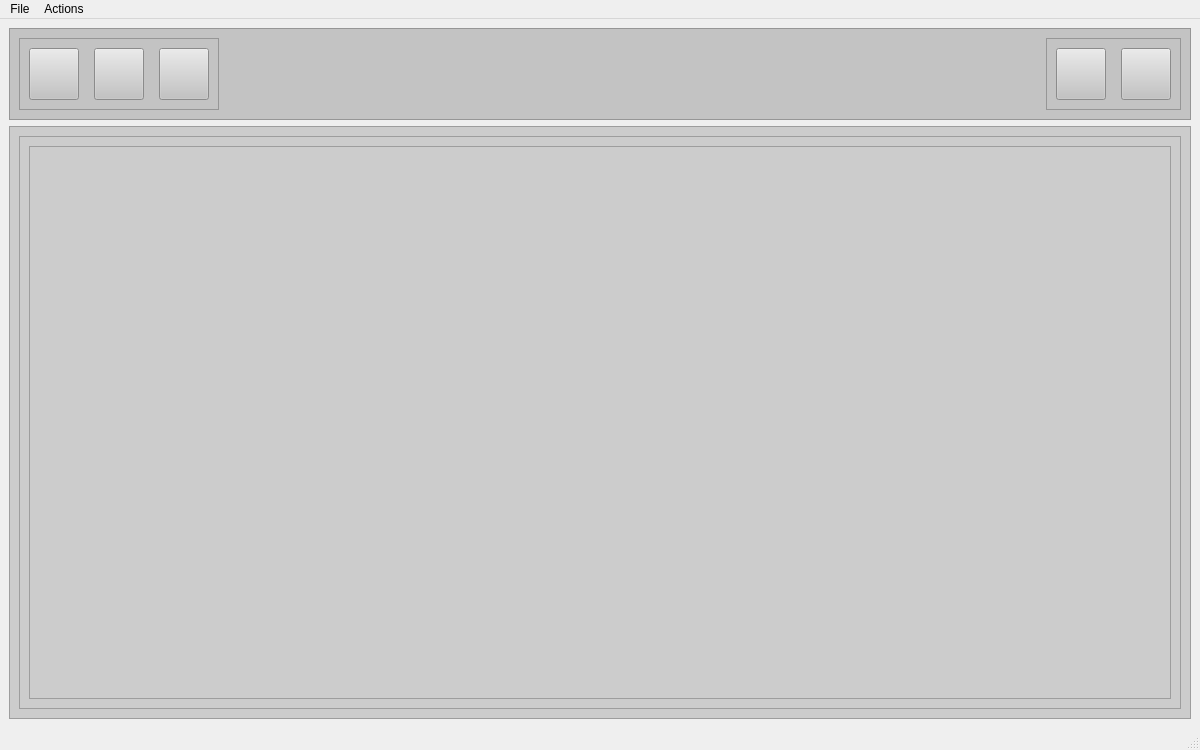
<?xml version="1.0" encoding="UTF-8"?>
<ui version="4.0">
 <class>MainWindow</class>
 <widget class="QMainWindow" name="MainWindow">
  <property name="geometry">
   <rect>
    <x>0</x>
    <y>0</y>
    <width>1200</width>
    <height>750</height>
   </rect>
  </property>
  <property name="windowTitle">
   <string>MainWindow</string>
  </property>
  <widget class="QWidget" name="centralwidget">
   <layout class="QVBoxLayout" name="verticalLayout_2">
    <item>
     <widget class="QFrame" name="tools">
      <property name="minimumSize">
       <size>
        <width>0</width>
        <height>92</height>
       </size>
      </property>
      <property name="maximumSize">
       <size>
        <width>16777215</width>
        <height>92</height>
       </size>
      </property>
      <property name="styleSheet">
       <string notr="true">background-color: rgb(195, 195, 195);</string>
      </property>
      <property name="frameShape">
       <enum>QFrame::StyledPanel</enum>
      </property>
      <property name="frameShadow">
       <enum>QFrame::Raised</enum>
      </property>
      <layout class="QHBoxLayout" name="horizontalLayout_2">
       <item>
        <widget class="QFrame" name="frame">
         <property name="minimumSize">
          <size>
           <width>0</width>
           <height>0</height>
          </size>
         </property>
         <property name="maximumSize">
          <size>
           <width>200</width>
           <height>16777215</height>
          </size>
         </property>
         <property name="frameShape">
          <enum>QFrame::StyledPanel</enum>
         </property>
         <property name="frameShadow">
          <enum>QFrame::Raised</enum>
         </property>
         <layout class="QHBoxLayout" name="horizontalLayout_3">
          <item>
           <widget class="QPushButton" name="open_btn">
            <property name="minimumSize">
             <size>
              <width>50</width>
              <height>50</height>
             </size>
            </property>
            <property name="maximumSize">
             <size>
              <width>60</width>
              <height>60</height>
             </size>
            </property>
            <property name="text">
             <string/>
            </property>
            <property name="icon">
             <iconset resource="resource/icons.qrc">
              <normaloff>:/icons/icons8-open-file-50.png</normaloff>:/icons/icons8-open-file-50.png</iconset>
            </property>
           </widget>
          </item>
          <item>
           <spacer name="horizontalSpacer_2">
            <property name="orientation">
             <enum>Qt::Horizontal</enum>
            </property>
            <property name="sizeHint" stdset="0">
             <size>
              <width>0</width>
              <height>20</height>
             </size>
            </property>
           </spacer>
          </item>
          <item>
           <widget class="QPushButton" name="save_btn">
            <property name="minimumSize">
             <size>
              <width>50</width>
              <height>50</height>
             </size>
            </property>
            <property name="maximumSize">
             <size>
              <width>60</width>
              <height>60</height>
             </size>
            </property>
            <property name="text">
             <string/>
            </property>
            <property name="icon">
             <iconset resource="resource/icons.qrc">
              <normaloff>:/icons/icons8-save-50.png</normaloff>:/icons/icons8-save-50.png</iconset>
            </property>
           </widget>
          </item>
          <item>
           <spacer name="horizontalSpacer_3">
            <property name="orientation">
             <enum>Qt::Horizontal</enum>
            </property>
            <property name="sizeHint" stdset="0">
             <size>
              <width>0</width>
              <height>20</height>
             </size>
            </property>
           </spacer>
          </item>
          <item>
           <widget class="QPushButton" name="rename_btn">
            <property name="minimumSize">
             <size>
              <width>50</width>
              <height>50</height>
             </size>
            </property>
            <property name="maximumSize">
             <size>
              <width>60</width>
              <height>60</height>
             </size>
            </property>
            <property name="text">
             <string/>
            </property>
            <property name="icon">
             <iconset resource="resource/icons.qrc">
              <normaloff>:/icons/icons8-rename-50.png</normaloff>:/icons/icons8-rename-50.png</iconset>
            </property>
           </widget>
          </item>
         </layout>
        </widget>
       </item>
       <item>
        <spacer name="horizontalSpacer">
         <property name="orientation">
          <enum>Qt::Horizontal</enum>
         </property>
         <property name="sizeHint" stdset="0">
          <size>
           <width>812</width>
           <height>20</height>
          </size>
         </property>
        </spacer>
       </item>
       <item>
        <widget class="QFrame" name="frame_2">
         <property name="minimumSize">
          <size>
           <width>0</width>
           <height>0</height>
          </size>
         </property>
         <property name="maximumSize">
          <size>
           <width>135</width>
           <height>16777215</height>
          </size>
         </property>
         <property name="frameShape">
          <enum>QFrame::StyledPanel</enum>
         </property>
         <property name="frameShadow">
          <enum>QFrame::Raised</enum>
         </property>
         <layout class="QHBoxLayout" name="horizontalLayout_4">
          <item>
           <widget class="QPushButton" name="import_btn">
            <property name="minimumSize">
             <size>
              <width>50</width>
              <height>50</height>
             </size>
            </property>
            <property name="maximumSize">
             <size>
              <width>60</width>
              <height>60</height>
             </size>
            </property>
            <property name="text">
             <string/>
            </property>
            <property name="icon">
             <iconset resource="resource/icons.qrc">
              <normaloff>:/icons/icons8-import-50.png</normaloff>:/icons/icons8-import-50.png</iconset>
            </property>
           </widget>
          </item>
          <item>
           <spacer name="horizontalSpacer_4">
            <property name="orientation">
             <enum>Qt::Horizontal</enum>
            </property>
            <property name="sizeHint" stdset="0">
             <size>
              <width>0</width>
              <height>20</height>
             </size>
            </property>
           </spacer>
          </item>
          <item>
           <widget class="QPushButton" name="export_btn">
            <property name="minimumSize">
             <size>
              <width>50</width>
              <height>50</height>
             </size>
            </property>
            <property name="maximumSize">
             <size>
              <width>60</width>
              <height>60</height>
             </size>
            </property>
            <property name="text">
             <string/>
            </property>
            <property name="icon">
             <iconset resource="resource/icons.qrc">
              <normaloff>:/icons/icons8-export-50.png</normaloff>:/icons/icons8-export-50.png</iconset>
            </property>
           </widget>
          </item>
         </layout>
        </widget>
       </item>
      </layout>
     </widget>
    </item>
    <item>
     <widget class="QFrame" name="content">
      <property name="maximumSize">
       <size>
        <width>16777215</width>
        <height>16777215</height>
       </size>
      </property>
      <property name="styleSheet">
       <string notr="true">background-color: rgb(204, 204, 204);</string>
      </property>
      <property name="frameShape">
       <enum>QFrame::StyledPanel</enum>
      </property>
      <property name="frameShadow">
       <enum>QFrame::Raised</enum>
      </property>
      <layout class="QHBoxLayout" name="horizontalLayout">
       <item>
        <widget class="QFrame" name="leftSide">
         <property name="maximumSize">
          <size>
           <width>16777215</width>
           <height>16777215</height>
          </size>
         </property>
         <property name="frameShape">
          <enum>QFrame::StyledPanel</enum>
         </property>
         <property name="frameShadow">
          <enum>QFrame::Raised</enum>
         </property>
         <layout class="QVBoxLayout" name="verticalLayout_3">
          <item>
           <widget class="QTableView" name="tableView"/>
          </item>
         </layout>
        </widget>
       </item>
      </layout>
     </widget>
    </item>
   </layout>
  </widget>
  <widget class="QMenuBar" name="menubar">
   <property name="geometry">
    <rect>
     <x>0</x>
     <y>0</y>
     <width>1200</width>
     <height>21</height>
    </rect>
   </property>
   <widget class="QMenu" name="menuFile">
    <property name="title">
     <string>File</string>
    </property>
    <addaction name="actionOpen"/>
    <addaction name="actionsave"/>
    <addaction name="actionSave_As"/>
   </widget>
   <widget class="QMenu" name="menuAction">
    <property name="title">
     <string>Actions</string>
    </property>
    <addaction name="actionExport"/>
    <addaction name="actionImport"/>
    <addaction name="actionRename"/>
   </widget>
   <addaction name="menuFile"/>
   <addaction name="menuAction"/>
  </widget>
  <widget class="QStatusBar" name="statusbar"/>
  <action name="actionOpen">
   <property name="icon">
    <iconset>
     <normaloff>:/icons/resource/icons8-open-file-50.png</normaloff>:/icons/resource/icons8-open-file-50.png</iconset>
   </property>
   <property name="text">
    <string>Open</string>
   </property>
   <property name="iconVisibleInMenu">
    <bool>false</bool>
   </property>
  </action>
  <action name="actionsave">
   <property name="icon">
    <iconset>
     <normaloff>:/icons/resource/icons8-save-50.png</normaloff>:/icons/resource/icons8-save-50.png</iconset>
   </property>
   <property name="text">
    <string>Save</string>
   </property>
   <property name="iconVisibleInMenu">
    <bool>false</bool>
   </property>
  </action>
  <action name="actionSave_As">
   <property name="text">
    <string>Save As</string>
   </property>
  </action>
  <action name="actionExport">
   <property name="icon">
    <iconset>
     <normaloff>:/icons/resource/icons8-export-50.png</normaloff>:/icons/resource/icons8-export-50.png</iconset>
   </property>
   <property name="text">
    <string>Export</string>
   </property>
   <property name="iconVisibleInMenu">
    <bool>false</bool>
   </property>
  </action>
  <action name="actionImport">
   <property name="icon">
    <iconset>
     <normaloff>:/icons/resource/icons8-import-50.png</normaloff>:/icons/resource/icons8-import-50.png</iconset>
   </property>
   <property name="text">
    <string>Import</string>
   </property>
   <property name="iconVisibleInMenu">
    <bool>false</bool>
   </property>
  </action>
  <action name="actionRename">
   <property name="text">
    <string>Rename</string>
   </property>
  </action>
 </widget>
 <resources>
  <include location="resource/icons.qrc"/>
 </resources>
 <connections/>
</ui>
